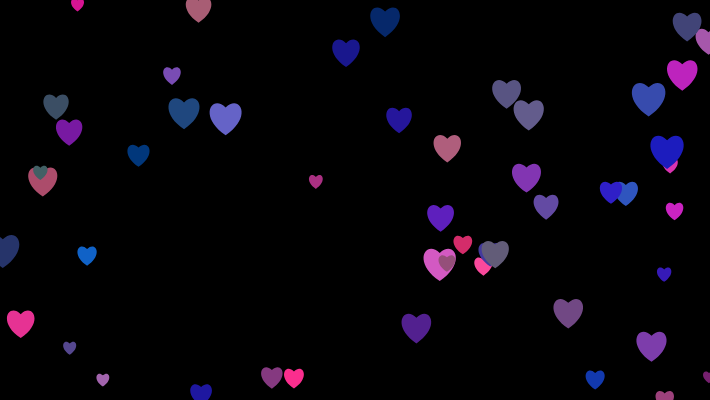
Frame 1 (no input)
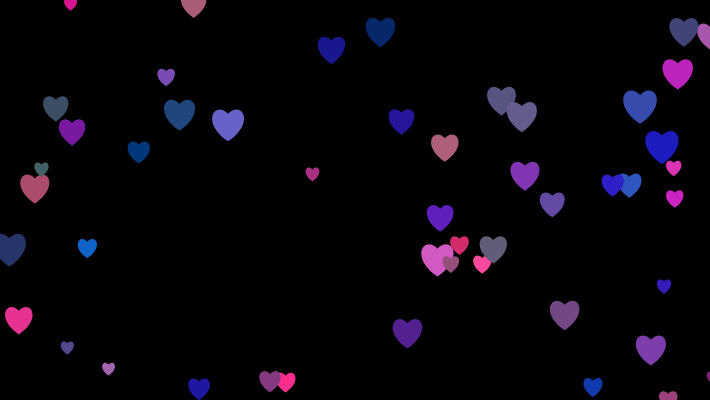
Frame 60 (no input)
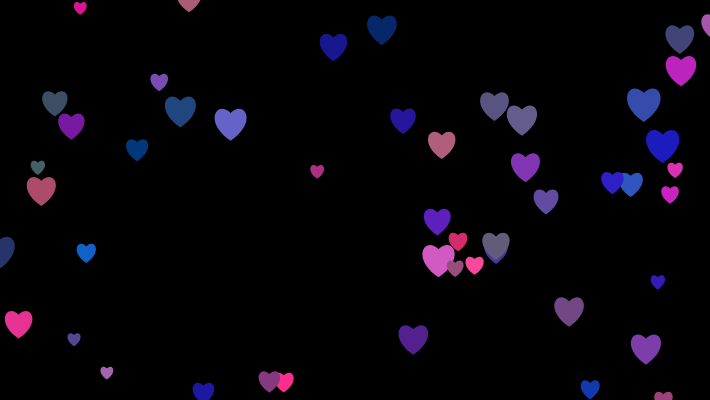
Frame 120 (the mouse pressed at the canvas centre since frame 60)

The p5.js sketch that drew these frames (run headless with seeded random() and noise() and a simulated clock; from frame 60 on, the mouse is pressed at the canvas centre):

// p5.js sketch
// ── sketch.js
let bugs = [];

function setup() {
  
  createCanvas(710, 400);
  for (let i = 0; i < 50; i++) {
    
    bugs.push(new Heart());
  }
}

function draw() {
  background(0, 0 , 0);
  
  
  
  for (let i = 0; i < bugs.length; i++) {
    bugs[i].move();
    bugs[i].display();
    
  }
}

// heart class
class Heart {
  constructor() {
    
    this.x = random(width);
    this.y = random(height);
    this.size = random(10, 30);
    this.speed = 1;
    this.color = color(random(255), random(20, 100), random(100, 200)); // colours!!
  }

  move() {
    this.x += random(-this.speed, this.speed);
    
    this.y += random(-this.speed, this.speed);
    //this basicaly telling the hearts how they should move and what speed
  }

  display() {
    fill(this.color);
    noStroke();
    this.drawHeart(this.x, this.y, this.size);
  }

  drawHeart(x, y, size) {
    beginShape();
    vertex(x, y);
    bezierVertex(x - size / 2, y - size / 2, x - size, y + size / 3, x, y + size);
    bezierVertex(x + size, y + size / 3, x + size / 2, y - size / 2, x, y);
    //this was a hard part to create acctual heart shape, for this i use google and just random website
    endShape(CLOSE);
  }
}
